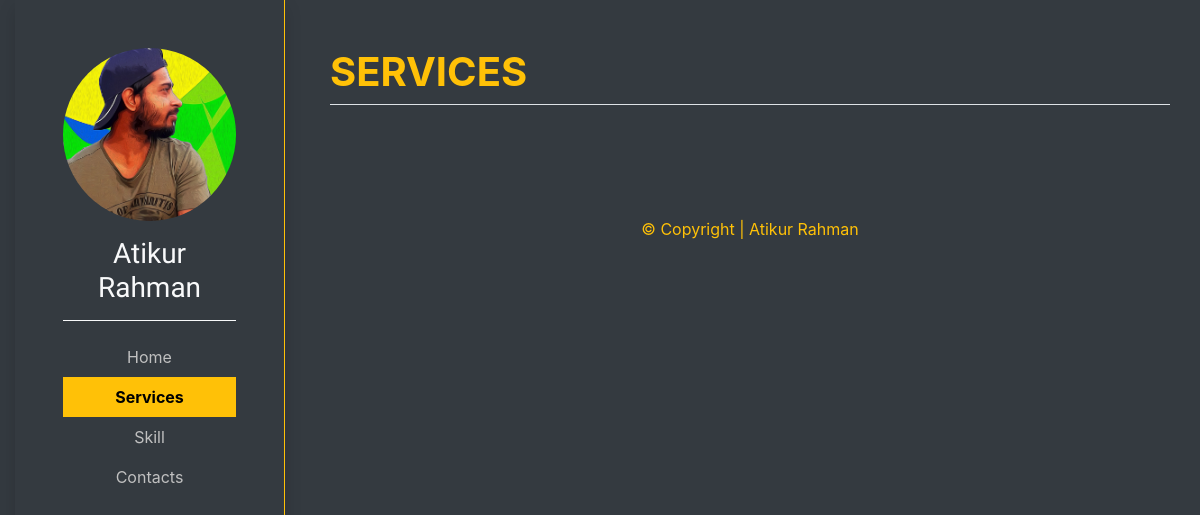
Before: /serv with the older database file.
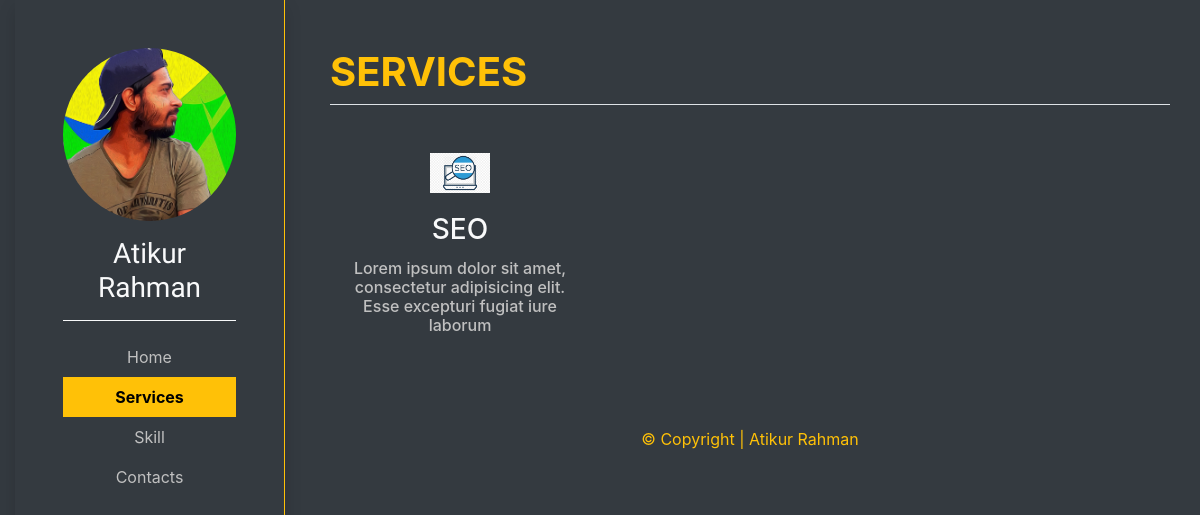
After: the same page with the newer database file.
### serv/models.py (models this page shows, shortened)
class Service(models.Model):
    logo = models.ImageField(upload_to="logos")
    title = models.CharField(max_length=60)
    content = models.TextField()

### serv/views.py (the view)
# urls.py: path('', views.services, name="services"),
def services(request):
    serviceData = Service.objects.all()
    context = {
        'services':"active",
        'data': serviceData
    }
    return render(request, 'serv/services.html',context)

### serv/templates/serv/services.html (shortened to what this page needs)
{% extends 'core/base.html'%}
{% load static%}
{%block content%}
    <div class="container">
        <div class="heading border-bottom mt-5 bg-dark sticky-top">
            <h1 class="text-uppercase font-weight-bold text-warning">Services</h1>
        </div>
        <div class="row mt-5">
            {% for serv in data %}
                <div class="col-sm-4">
                <div class="bg-dark text-center">
                    <div class="card-heading text-warning">
                        <img src=" {{serv.logo.url}}" alt="" style="height:40px; color:yellow;"></>
                    </div>
                    <div class="card-body">
                        <div class="card-title text-uppercase">
                            <h3>{{serv.title}}</h3>
                        </div>
                        <div class="card-text ">
                            {{serv.content|safe}}
                        </div>
                    </div>
                </div>
            </div>
            {% endfor %}
        </div>
    </div>
{%endblock content%}

### core/templates/core/base.html (shortened to what this page needs)
<!doctype html>
{% load static%}
<html lang="en">
<head>
    <link rel="stylesheet" href="{% static 'core/css/bootstrap.css' %}">
    <link rel="stylesheet" href="{% static 'core/css/all.min.css' %}">
    {%block corecss %}
    <link rel="stylesheet" href="{% static 'core/css/core.css' %}">
    {%endblock corecss %}
</head>
<body style="min-height: 100vh;">
<div class="container-fluid bg-dark" style="min-height: 100vh; min-width:100vw;">
    <div class="row">
        <div class="  col-sm-3 text-light fixed" style="min-height: 100vh;">
           {% include 'core/sidebar.html'%}
        </div>
        <div class="col-sm-9 text-light" style="min-height: 100vh;">
            {%block content%}
            {%endblock content%}
            {% include 'core/footer.html' %}
        </div>
    </div>
</div>
</body>
</html>

### core/templates/core/sidebar.html
{%load static%}
<div class="border-right border-warning h-100 side-bar px-5 shadow  sticky-top">
    <div class="text-center">
        <img src="{% static 'core/images/profile.jpg' %}" class="img-fluid rounded-circle mt-5"
             width="200px" height="200px" alt="Profile-pic">
        <h3 class="text-light mt-3 st-font">Atikur Rahman</h3>
    </div>
    <hr class="border-light hr">
    <nav class="nav flex-column text-center">
        <a href="/" class="nav-link {{home}}">Home</a>
        <a href="{%url 'services'%}" class="nav-link {{services}} ">Services</a>
        <a href="{%url 'skills'%}" class="nav-link {{skills}} ">Skill</a>
        <a href="{%url 'contacts'%}" class="nav-link {{contacts}} ">Contacts</a>
    </nav>
</div>

### core/templates/core/footer.html
<div class="footer mt-5">
    <div class="row">
        <div class="col-md-12 text-center py-3 text-warning">
            &copy; Copyright | Atikur Rahman
        </div>
    </div>
</div>

### core/static/core/css/core.css (style rules this page uses)
.st-font { font-family: 'Satisfy', cursive; }
.side-bar { position:sticky; top:0; left:0; bottom:0; }
.hr { width:100%; }
.card-text { outline:none; color: silver; }
a.nav-link { color: silver; font-weight: cursive; }
a.active { background-color: #ffc107; color:#000; font-weight: bold; }
html { overflow-x: hidden; }

Changed rows visible on the page:
added Service: logo (picture), title "SEO", content "Lorem ipsum dolor sit amet, consectetur adipisicing elit. Esse excepturi fugiat iure laborum"
